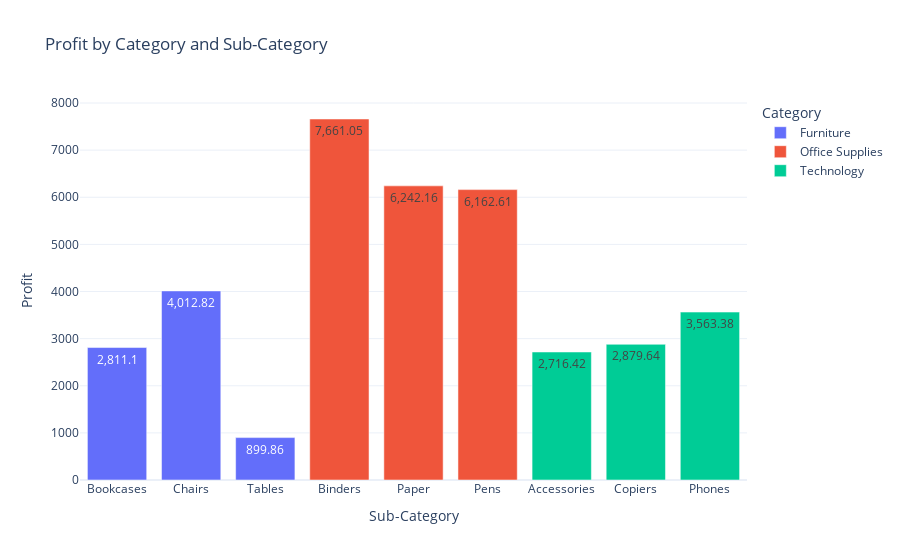

Here is the notebook cell this chart was saved with:
### Code cell
category_profit=data.groupby(['Category','Sub-Category'])['Profit'].sum().reset_index()
category_profit
fig=px.bar(category_profit,x='Sub-Category',y='Profit',color='Category',title='Profit by Category and Sub-Category',text_auto=True) 
fig.show()

### Figure 1 — Plotly figure (JSON) as saved in the notebook; plotly's stock layout.template omitted (floating-point values rounded to 4 significant figures)
{"data": [{"hovertemplate": "Category=Furniture<br>Sub-Category=%{x}<br>Profit=%{y}<extra></extra>", "legendgroup": "Furniture", "marker": {"color": "#636efa", "pattern": {"shape": ""}}, "name": "Furniture", "orientation": "v", "showlegend": true, "textposition": "auto", "texttemplate": "%{y}", "type": "bar", "x": ["Bookcases", "Chairs", "Tables"], "xaxis": "x", "y": [2811.0, 4013.0, 899.9], "yaxis": "y"}, {"hovertemplate": "Category=Office Supplies<br>Sub-Category=%{x}<br>Profit=%{y}<extra></extra>", "legendgroup": "Office Supplies", "marker": {"color": "#EF553B", "pattern": {"shape": ""}}, "name": "Office Supplies", "orientation": "v", "showlegend": true, "textposition": "auto", "texttemplate": "%{y}", "type": "bar", "x": ["Binders", "Paper", "Pens"], "xaxis": "x", "y": [7661.0, 6242.0, 6163.0], "yaxis": "y"}, {"hovertemplate": "Category=Technology<br>Sub-Category=%{x}<br>Profit=%{y}<extra></extra>", "legendgroup": "Technology", "marker": {"color": "#00cc96", "pattern": {"shape": ""}}, "name": "Technology", "orientation": "v", "showlegend": true, "textposition": "auto", "texttemplate": "%{y}", "type": "bar", "x": ["Accessories", "Copiers", "Phones"], "xaxis": "x", "y": [2716.0, 2880.0, 3563.0], "yaxis": "y"}], "layout": {"barmode": "relative", "legend": {"title": {"text": "Category"}, "tracegroupgap": 0}, "title": {"text": "Profit by Category and Sub-Category"}, "xaxis": {"anchor": "y", "domain": [0, 1], "title": {"text": "Sub-Category"}}, "yaxis": {"anchor": "x", "domain": [0, 1], "title": {"text": "Profit"}}}}
